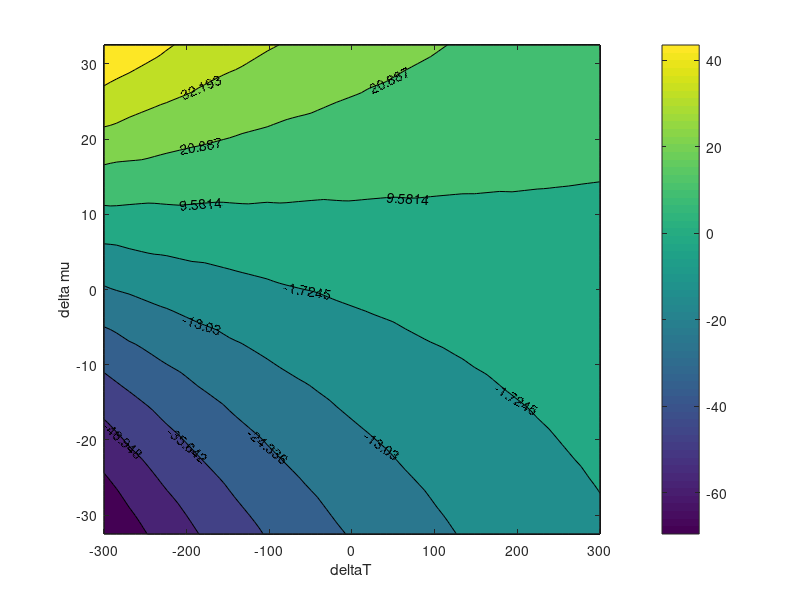

This figure's MATLAB source: (Note: this script raises an error after producing the figure.)
% plot contour, save to file
data = importdata('current.txt');
deltaT = data(:,1);
delta_mu = data(:,2);
currt = data(:,3);

T_R = 300;                               % average temperature, unit:K
mu_down = 32.5;                         % average spin baias, unit: meV

dT = linspace(-T_R, T_R, 80);
d_mu = linspace(-mu_down, mu_down, 80);
[x, y] = meshgrid(dT, d_mu);
z = griddata(deltaT, delta_mu, currt, x, y);

fig = figure;
axes;
surf(x, y, z);
set(fig, 'InvertHardcopy', 'off');
contourf(x, y, z, 'ShowText','on');
xlabel('deltaT');
ylabel('delta mu');
colorbar()
export_fig current.pdf
